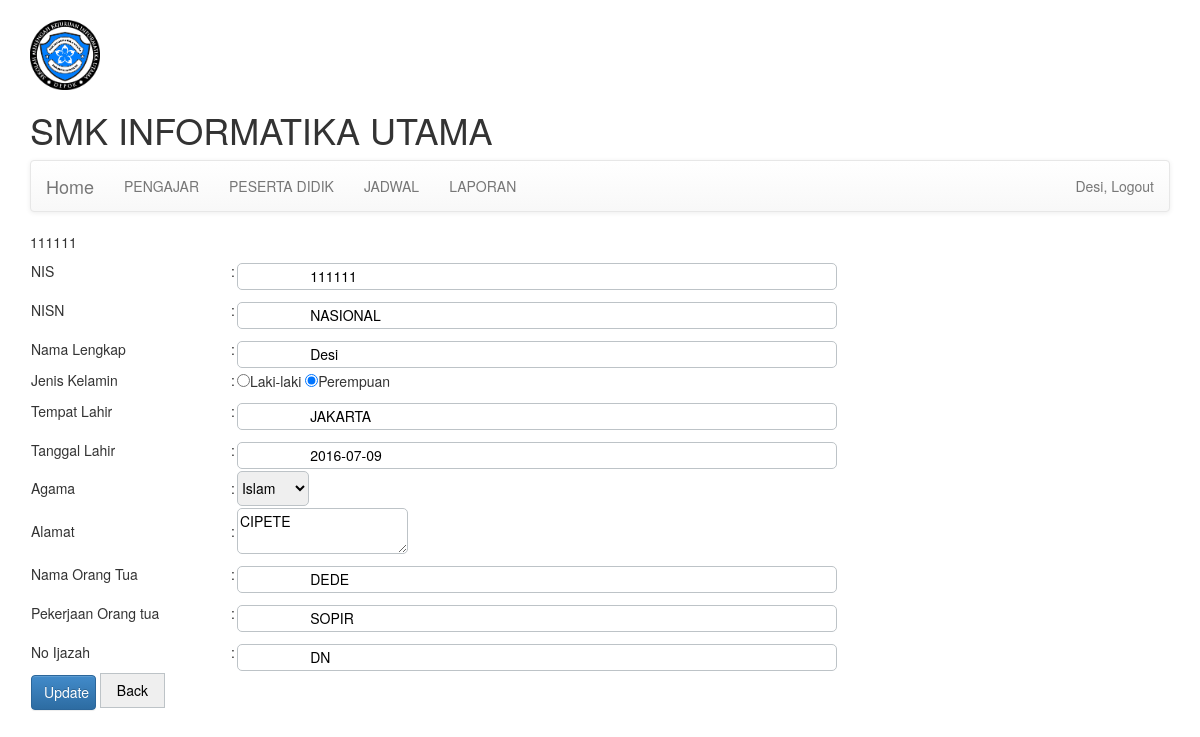
The page /layout.php?edit-siswa=111111 (signed in) on the database its author committed.
### tables this page shows
CREATE TABLE `tb_siswa` (
  `nis` varchar(10) NOT NULL DEFAULT '',
  `nisn` varchar(14) NOT NULL,
  `nama_lengkap` varchar(50) NOT NULL,
  `gender` varchar(9) NOT NULL,
  `tempat_lahir` varchar(30) NOT NULL,
  `tanggal_lahir` date NOT NULL,
  `agama` varchar(20) NOT NULL DEFAULT 'Islam',
  `alamat` text,
  `nama_ortu` varchar(50) NOT NULL,
  `peker_ortu` varchar(20) DEFAULT NULL,
  `no_ijazah` varchar(50) NOT NULL,
  PRIMARY KEY (`nis`)
);

### core/edit.php (called while the page is built, shortened)
<?php
if(isset($_GET['edit-siswa'])){
	$id=htmlentities($_GET['edit-siswa']);
	$stmt=$conn->query("SELECT * FROM tb_siswa WHERE nis=$id");
    $row=$stmt->fetch_array();
        if($row['gender']=="Perempuan"){
            $cek1="";
            $cek2="checked";
        }
        else{
            $cek1="checked";
            $cek2="";
        }
}
else if(isset($_GET['edit-kelas'])){
}

### forms/editsiswa.php (the view, shortened to what this page needs)
<form  method="POST">
<table>
	<tr>
		<td width="200">NIS</td>
		<td>:</td>
		<td width="400"><input readonly type="text" name="nis" value="
		<?php echo ltrim($row['nis']) ?>"></td>
	</tr>
	<tr>
		<td>NISN</td>
		<td>:</td>
		<td><input type="text" required name="nisn" value="
		<?php echo $row['nisn'] ?>"></td>
	</tr>
	<tr>
		<td>Nama Lengkap</td>
		<td>:</td>
		<td><input type="text" required  name="nama" value="
		<?php echo $row['nama_lengkap'] ?>"></td>
	</tr>
	<tr>
		<td>Jenis Kelamin</td>
		<td>:</td>
		<td><input type="radio" required  name="gender" <?php echo $cek1 ?>>Laki-laki
		<input type="radio" name="gender" <?php echo $cek2 ?>>Perempuan
		</td>
	</tr>
	<tr>
		<td>Tempat Lahir</td>
		<td>:</td>
		<td><input type="text" required  name="tempat" value="
		<?php echo $row['tempat_lahir']?>"></td>
	</tr>
	<tr>
		<td>Tanggal Lahir</td>
		<td>:</td>
		<td><input type="text" required  name="tanggal" value="
		<?php echo $row['tanggal_lahir']?>" ></td>
	</tr>
	<tr>
		<td>Agama</td>
		<td>:</td>
		<td><select name="agama" required >
			<option><?php echo $row['agama']; ?></option>
			</select>
		</td>
	</tr>
	<tr>
		<td>Alamat</td>
		<td>:</td>
		<td><textarea name="alamat" required ><?php echo $row['alamat']?>
		</textarea></td>
	</tr>
	<tr>
		<td>Nama Orang Tua</td>
		<td>:</td>
		<td><input type="text" required  name="ortu" value="
		<?php echo $row['nama_ortu']?>" ></td>
	</tr>
	<tr>
		<td>Pekerjaan Orang tua</td>
		<td>:</td>
		<td><input type="text" required  name="pekerjaan" value="
		<?php echo $row['peker_ortu']?>"" ></td>
	</tr>
	<tr>
		<td>No Ijazah</td>
		<td>:</td>
		<td><input type="text" required  name="ijazah" value="
		<?php echo $row['no_ijazah']?>"" ></td>
	</tr>
	<tr>
		<td>
		<button name="update-siswa" class="btn btn-primary" type="submit" >Update</button>
		<button type="reset" name="back" title="kembali"  onclick="history.go(-1)">Back</button>
		</td>
	</tr>
</table>
</form>

### assets/css/inputan.css (style rules this page uses)
select { height: 35px; border-radius: 5px; border: 1px solid #BDC3C7; margin-top: 10px; }
input[type=text] { align-content: 100px; height: 27px; width: 600px; border-radius: 5px; border: 1px solid #BDC3C7; margin-top: 10px; padding-left:10px; }
button { border: 1px solid #BDC3C7; width: 65px; height: 35px; margin-bottom: 50px; }
textarea { border-radius: 5px; border: 1px solid #BDC3C7; cols:9; }

### rows shown on the page
tb_siswa: nis "111111", nisn "NASIONAL", nama "Desi", tempat "JAKARTA", tanggal "2016-07-09", agama "Islam", alamat "CIPETE", ortu "DEDE", pekerjaan "SOPIR", ijazah "DN"

### other values the page prints
$_SESSION['nama'] "Desi"
$_GET['edit-siswa'] "111111"
